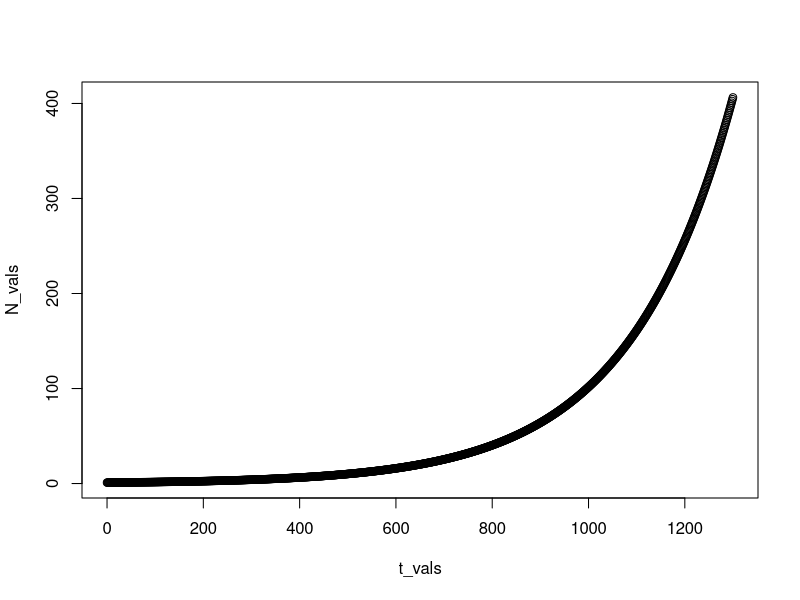
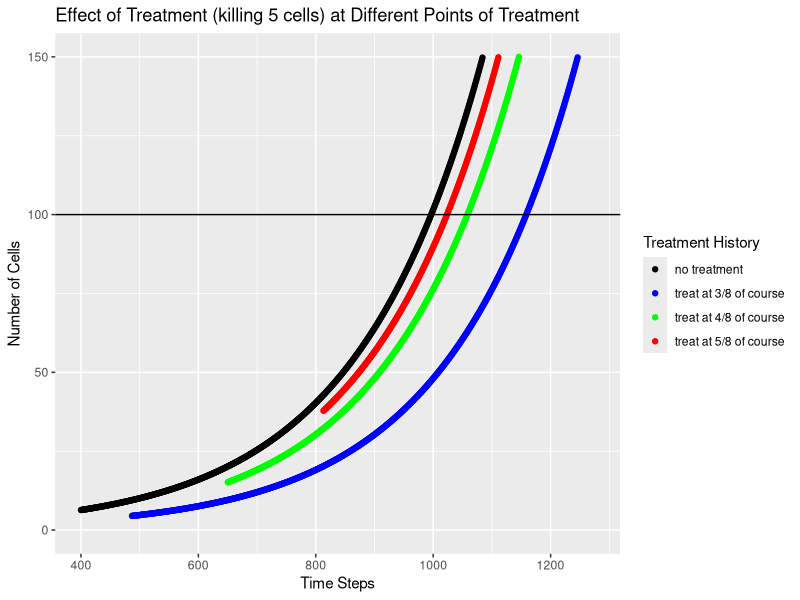
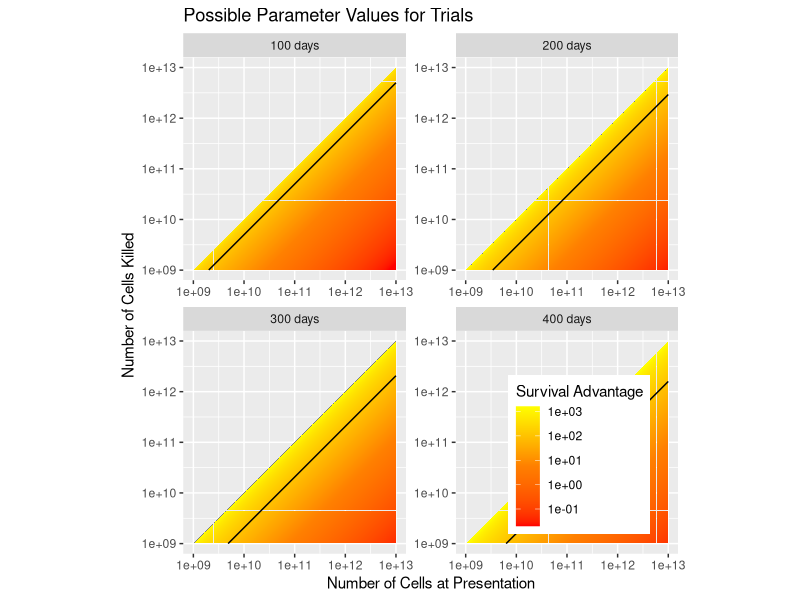

Reproduce these figures in R, in order.
library(ggplot2)
library(reshape)
library(scales)
library(dplyr)

#####Figure 1####
#Function for base model
base_model <- function (double_time, t_init, t_fin) {
  r <- log(2)/double_time
  t_vals <- t_init:t_fin
  N_vals <- exp(r*t_vals)
  base.tab <- cbind(t_vals, N_vals)
  return(base.tab)
}

base.tab <- base_model(double_time = 150, 
                      t_init = 0, 
                      t_fin = 1300)


plot(base.tab)

#Function for perturbed model
pert_model <- function (double_time, int.frac, cell_kill, base.tab) {
  
  r <- log(2)/double_time
  
  #Gets the index of the base model to find intervention
  ind <- ceiling(dim(base.tab)[1] * int.frac)
  
  #Gets the cell number at the intervention
  N_start <- base.tab[ind, 2]
  
  #Gets the time against which to plot the cell growth in perturbed model
  t_plot <- base.tab[ind:dim(base.tab)[1], 1]
  
  #Gets the end points of the t_plot
  min <- range(base.tab[ind:dim(base.tab)[1], 1])[1]
  max <- range(base.tab[ind:dim(base.tab)[1], 1])[2]
  
  #Gets the actual time duration to grow this model
  t_grow <- 0:(max-min)
  
  #Finds the N values for the growth duration time
  N_vals <- (N_start-cell_kill) * exp(r*t_grow)
  
  #Combines this with the actual t plot values for base model
  pert.tab <- cbind(t_plot, N_vals)
  return(pert.tab)
  
}

pert.375 <- pert_model(150, .375, 5, base.tab)
pert.5 <- pert_model(150, .5, 5, base.tab)
pert.625 <- pert_model(150, .625, 5, base.tab)


colnames(base.tab) <- c("t_vals", "base_mod")
colnames(pert.375) <- c("t_vals", "pert.375")
colnames(pert.5) <- c("t_vals", "pert.5")
colnames(pert.625) <- c("t_vals", "pert.625")



#combining the data
full.dat <- merge(as.data.frame(base.tab), 
                  as.data.frame(pert.375), by = "t_vals", all = TRUE)
full.dat <- merge(full.dat, 
                  as.data.frame(pert.5), by = "t_vals", all = TRUE)
full.dat <- merge(full.dat, 
                  as.data.frame(pert.625), by = "t_vals", all = TRUE)

#metling the data
full.dat.melt <- melt(full.dat, id = "t_vals")

ggplot(data = full.dat.melt, 
       aes(x = t_vals, y = value, 
           color = variable)) + geom_point() + 
  labs(title="Effect of Treatment (killing 5 cells) at Different Points of Treatment",
        x ="Time Steps", y = "Number of Cells", color = "Treatment History") +
  scale_x_continuous(limits = c(400, 1275)) +
  scale_y_continuous(limits = c(0, 150)) +
  scale_color_manual(labels = c("no treatment", "treat at 3/8 of course", 
                                "treat at 4/8 of course", "treat at 5/8 of course"),
                     values = c("black", "blue", "green", "red")) +
  geom_hline(aes(yintercept = 100))
  

#####FIgure 2 looking at the isocline lines####
#Function to create a table showing delta t base
param_vis <- function(Nd_min, Nd_max, Nc_min, Nc_max, double_time, step) {
  #getting growth rate
  r <- log(2)/double_time
  
  #Doing things in log for scale sake
  #Getting range of Nd values
  Nd_range <- seq(log(Nd_min), log(Nd_max), step)
  
  #Getting range of Nc values
  Nc_range <- seq(log(Nc_min), log(Nc_max), step)
  
  #Creating a table of Nd and Nc value combinations
  N_tab <- expand.grid(Nd_range, Nc_range)
  
  #Getting the indexes at which Nc exceeds Nd
  inds <- which(N_tab[,2] > N_tab[,1])
  
  #Removing those values
  N_tab <- N_tab[-inds, ]
  
  #Now actually calcuating the associated survival diff
  t_diff <- log(exp(N_tab[,1])/(exp(N_tab[,1])-exp(N_tab[,2]))) * (1/r)
  
  #Combing everything into one big table
  fin.tab <- cbind(r, exp(N_tab[,1]), exp(N_tab[,2]), t_diff)
  
  return(as.data.frame(fin.tab))
  
  
}

doub.100 <- param_vis(10^9, 10^13, 10^9, 10^13, 100, .01)
colnames(doub.100) <- c("r", "Nd", "Nc", "td")
doub.200 <- param_vis(10^9, 10^13, 10^9, 10^13, 200, .01)
colnames(doub.200) <- c("r", "Nd", "Nc", "td")
doub.300 <- param_vis(10^9, 10^13, 10^9, 10^13, 300, .01)
colnames(doub.300) <- c("r", "Nd", "Nc", "td")
doub.400 <- param_vis(10^9, 10^13, 10^9, 10^13, 400, .01)
colnames(doub.400) <- c("r", "Nd", "Nc", "td")

all.data.grad <- rbind(doub.100, doub.200, doub.300, doub.400)

#Converting to factor
all.data.grad$r <- as.factor(all.data.grad$r)
levels(all.data.grad$r) <- c("400 days", "300 days", "200 days", "100 days")

plot <- ggplot(data = all.data.grad, aes(x = Nd, y = Nc)) + 
  facet_wrap(~ r, ncol = 2, scales = "free") +
  geom_tile(aes(fill = td)) +
  scale_x_continuous(trans='log10', limits = c(1e9, 1e13)) +
  scale_y_continuous(trans='log10', limits = c(1e9, 1e13)) +
  scale_fill_gradientn(colours = heat.colors(3), trans = "log10", 
                      limits=c(0.02, 1600), breaks = c(.1, 1, 10, 100, 1000), 
                      oob=squish)

#slope for isoclines
iso.cl <- function(double_time, iso_time, Nd_min, Nd_max, step) {
  r <- log(2)/double_time
  t <- iso_time
  m <- exp(r*t)
  slop <- -1/m
  
  Nd_ran <- seq(log(Nd_min), log(Nd_max), step)
  
  Nc_ran <- exp(Nd_ran) + slop*exp(Nd_ran)
  
  iso.lin <- cbind(exp(Nd_ran), Nc_ran)
  
}

line.400 <- cbind(as.data.frame(iso.cl(400, 100, 10^9, 10^13, .01)), "400 days")
line.300 <- cbind(as.data.frame(iso.cl(300, 100, 10^9, 10^13, .01)), "300 days")
line.200 <- cbind(as.data.frame(iso.cl(200, 100, 10^9, 10^13, .01)), "200 days")
line.100 <- cbind(as.data.frame(iso.cl(100, 100, 10^9, 10^13, .01)), "100 days")
colnames(line.400) <- c("x", "y", "r")
colnames(line.300) <- c("x", "y", "r")
colnames(line.200) <- c("x", "y", "r")
colnames(line.100) <- c("x", "y", "r")

lins <- rbind(line.400, line.300, line.200, line.100)

plot + geom_line(data = lins, aes(x = x, y = y)) + 
  labs(title="Possible Parameter Values for Trials",
       x ="Number of Cells at Presentation", y = "Number of Cells Killed", 
       fill = "Survival Advantage") + theme(aspect.ratio = 1, 
                                            legend.position = c(0.8, 0.2))
